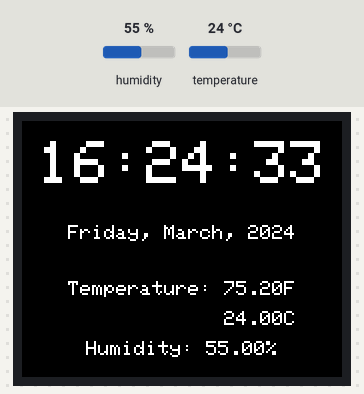
Recording of a sketch running on a simulated ESP8266 (NodeMCU). Parts: 160×128 colour display. Inputs (shaded band) come from the test bench; at power-on: humidity 55 %, temperature 24 °C. WiFi joins after 1.5 s; servers stay silent unless stated; network time is answered at once with the bench clock; the local clock reads 2024-03-15 10:24:30 at power-on unless the sketch sets it; what the sketch prints to the serial monitor is not drawn.

Above: at 3.3 s.
3.4 s: humidity set to 22 %
At 4.8 s:
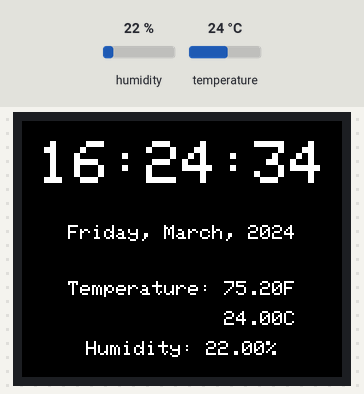
6.7 s: temperature set to 12 °C
At 9.1 s:
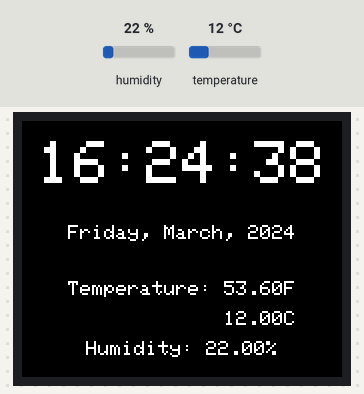
10.8 s: humidity set to 40 %
At 13.2 s:
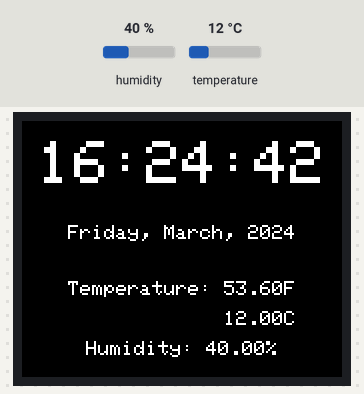
14.9 s: temperature set to 19 °C
At 16.8 s:
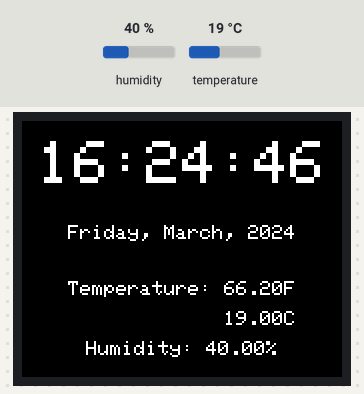
Timing chart, 0 to 18.3 s (numbered marks = the images above; inputs shaded):
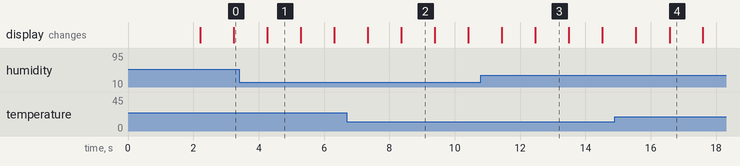

Measured:
- what the display in image 1 shows lasts 1.0 s, from 4.3 s to 5.3 s

The sketch:

Firmware.ino
```cpp
#include <DHT.h>
#include <SPI.h>
#include <ESP8266WiFi.h>
#include <NTPClient.h>
#include <Adafruit_ST7735.h>
#include <Adafruit_GFX.h>
#include <WiFiUdp.h>
#include <Fonts/FreeMono9pt7b.h>
#include <Fonts/FreeMono18pt7b.h>

#define RST 2
#define DC 5
#define CS 15

#define DHTtype DHT22
#define DHTpin 4

const long utcOffsetInSeconds = 3600;

WiFiUDP ntpUDP;
NTPClient timeClient(ntpUDP, "pool.ntp.org", utcOffsetInSeconds);

String air_temp;
String air_temp_F;
String air_humidity;

char daysOfTheWeek[7][12] = {"Sunday", "Monday", "Tuesday", "Wednesday", "Thursday", "Friday", "Saturday"};

String months[12]={"January", "February", "March", "April", "May", "June", "July", "August", "September", "October", "November", "December"};

String res_time;

int mid_val_of_humidity = 0;
int mid_val_of_temp_C = 0;
int mid_val_of_temp_F = 0;

DHT dht(DHTpin, DHTtype);

Adafruit_ST7735 tft = Adafruit_ST7735(CS, DC, RST);

//SETTINGS
 #define WIFI_SSID "MySSID"
 #define WIFI_PASS "Password"
 String display_time = "24/H"; // 24/H or AM/PM
 int GMT = 7;
//SETTINGS

void disp_centered_text(String text, int h) {
  int16_t x1;
  int16_t y1;
  uint16_t width;
  uint16_t height;

  tft.getTextBounds(text, 0, 0, & x1, & y1, & width, & height);
  tft.setCursor((160 - width) / 2, h);
  tft.print(text);
}

void setup() {
  tft.initR(INITR_BLACKTAB);
  tft.setRotation(1);

  Serial.begin(115200);
  Serial.println();
  dht.begin();
  WiFi.begin(WIFI_SSID, WIFI_PASS);
  while (WiFi.status() != WL_CONNECTED) {
    delay(1000);
    Serial.println("Connecting..");
  }
  timeClient.begin();
  Serial.println("Connected");

  air_temp = String(float(dht.readTemperature()))+"°C";
  air_temp_F = String(((float(dht.readTemperature()))*1.8)+32)+"°F";
  air_humidity = String(float(dht.readHumidity()))+"%";
}

void loop() {
  res_time = "";
  timeClient.update();

  tft.fillScreen(0x0000);
  tft.setTextColor(0xffff);
  tft.setTextSize(3);

  if(display_time=="24/H"){
  if(String((timeClient.getHours()+GMT)-1).length()==1){
    res_time += "0"+String((timeClient.getHours()+GMT)-1)+":";
  }else{
    res_time += String((timeClient.getHours()+GMT)-1)+":";
  }
  if(String(timeClient.getMinutes()).length()==1){
    res_time += "0"+String(timeClient.getMinutes())+":";
  }else{
    res_time += String(timeClient.getMinutes())+":";
  }
  if(String(timeClient.getSeconds()).length()==1){
    res_time += "0"+String(timeClient.getSeconds());
  }else{
    res_time += String(timeClient.getSeconds());
  }
  }

  if(display_time=="AM/PM"){
  if(timeClient.getHours()+GMT-1<13){
    res_time += String((timeClient.getHours()+GMT)-1)+":";
    if(String(timeClient.getMinutes()).length()==1){
      res_time += "0"+String(timeClient.getMinutes())+"AM";
    }else{
      res_time += String(timeClient.getMinutes())+"AM";
    }
  }
  if(timeClient.getHours()+GMT-1>12){
    res_time += String((timeClient.getHours()+GMT)-13)+":";
    if(String(timeClient.getMinutes()).length()==1){
      res_time += "0"+String(timeClient.getMinutes())+"PM";
    }else{
      res_time += String(timeClient.getMinutes())+"PM";
    }
  }
  }


  disp_centered_text(res_time, 10);
  tft.setTextSize(1);
  time_t epochTime = timeClient.getEpochTime();
  struct tm *ptm = gmtime ((time_t *)&epochTime);
  int monthDay = ptm->tm_mday;
  int currentMonth = ptm->tm_mon+1;
  String currentMonthName = months[currentMonth-1];
  int currentYear = ptm->tm_year+1900;
  disp_centered_text(String(daysOfTheWeek[timeClient.getDay()])+", "+currentMonthName+", "+String(currentYear), 52);

  tft.setTextSize(1);
  air_temp = String(float(dht.readTemperature()))+"C";
  air_temp_F = String(((float(dht.readTemperature()))*1.8)+32)+"F";
  disp_centered_text("Temperature: "+air_temp_F, 80);
  disp_centered_text("             "+air_temp, 95);
  air_humidity = String(float(dht.readHumidity()))+"%";
  disp_centered_text("Humidity: "+air_humidity, 110);

  delay(999);
}
```
